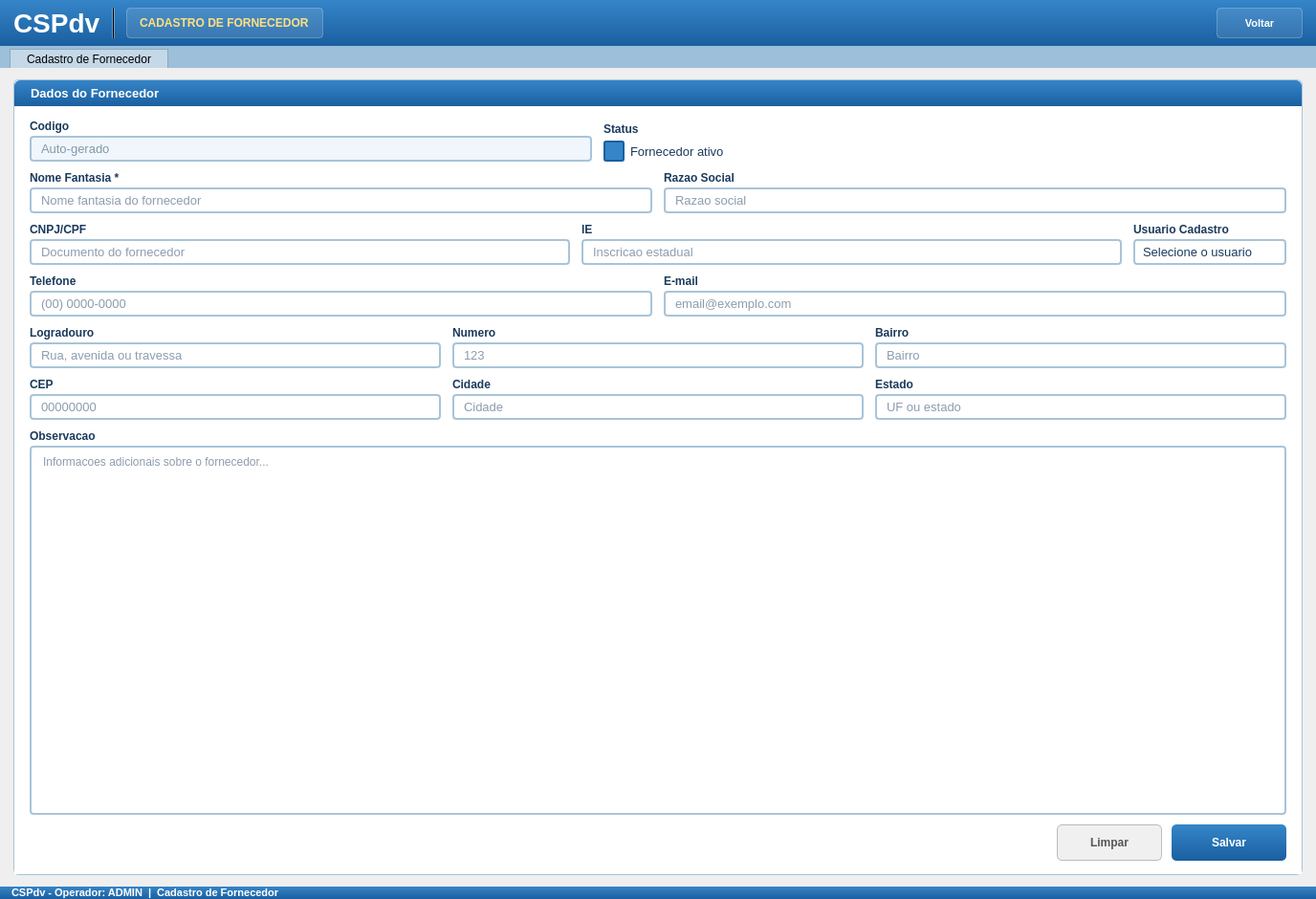
<?xml version="1.0" encoding="UTF-8"?>
<ui version="4.0">
 <class>CadastroFornecedor</class>
 <widget class="QWidget" name="CadastroFornecedor">
  <property name="geometry">
   <rect>
    <x>0</x>
    <y>0</y>
    <width>1376</width>
    <height>940</height>
   </rect>
  </property>
  <property name="windowTitle">
   <string>CSPdv - Cadastro de Fornecedor</string>
  </property>
  <property name="styleSheet">
   <string notr="true">QWidget { font-family: Arial; }</string>
  </property>
  <layout class="QVBoxLayout" name="mainVLayout">
   <property name="spacing"><number>0</number></property>
   <property name="leftMargin"><number>0</number></property>
   <property name="topMargin"><number>0</number></property>
   <property name="rightMargin"><number>0</number></property>
   <property name="bottomMargin"><number>0</number></property>
   <item>
    <widget class="QFrame" name="frameHeader">
     <property name="styleSheet"><string notr="true">QFrame#frameHeader { background: qlineargradient(x1:0, y1:0, x2:0, y2:1, stop:0 #3585c8, stop:1 #1a5fa0); }</string></property>
     <layout class="QHBoxLayout" name="headerHLayout">
      <property name="spacing"><number>12</number></property>
      <property name="leftMargin"><number>14</number></property>
      <property name="topMargin"><number>8</number></property>
      <property name="rightMargin"><number>14</number></property>
      <property name="bottomMargin"><number>8</number></property>
      <item><widget class="QLabel" name="lblLogo"><property name="styleSheet"><string notr="true">color: white; font-size: 28px; font-weight: bold;</string></property><property name="text"><string>CSPdv</string></property></widget></item>
      <item><widget class="QFrame" name="frameSepHeader"><property name="styleSheet"><string notr="true">background-color: rgba(255,255,255,80);</string></property><property name="frameShape"><enum>QFrame::VLine</enum></property></widget></item>
      <item><widget class="QLabel" name="lblBadge"><property name="styleSheet"><string notr="true">QLabel { background-color: rgba(255,255,255,30); color: #ffe080; font-size: 12px; font-weight: bold; border: 1px solid rgba(255,255,255,60); border-radius: 4px; padding: 3px 10px; }</string></property><property name="text"><string>CADASTRO DE FORNECEDOR</string></property></widget></item>
      <item><spacer name="headerSpacer"><property name="orientation"><enum>Qt::Horizontal</enum></property><property name="sizeHint" stdset="0"><size><width>40</width><height>10</height></size></property></spacer></item>
      <item><widget class="QPushButton" name="btnVoltar"><property name="minimumSize"><size><width>90</width><height>32</height></size></property><property name="styleSheet"><string notr="true">QPushButton { background-color: rgba(255,255,255,25); color: white; font-size: 11px; font-weight: bold; border: 1px solid rgba(255,255,255,60); border-radius: 4px; padding: 4px 12px; } QPushButton:hover { background-color: rgba(255,255,255,40); } QPushButton:pressed { background-color: rgba(255,255,255,15); }</string></property><property name="text"><string>Voltar</string></property></widget></item>
     </layout>
    </widget>
   </item>
   <item>
    <widget class="QFrame" name="frameTabBar">
     <property name="styleSheet"><string notr="true">QFrame#frameTabBar { background-color: #9dbfda; }</string></property>
     <layout class="QHBoxLayout" name="tabHLayout">
      <property name="leftMargin"><number>10</number></property>
      <property name="topMargin"><number>3</number></property>
      <property name="rightMargin"><number>0</number></property>
      <property name="bottomMargin"><number>0</number></property>
      <item><widget class="QLabel" name="lblTabCadFornecedor"><property name="styleSheet"><string notr="true">QLabel { background-color: #c4d8e8; border: 1px solid #8aaabb; border-bottom: none; padding: 1px 14px; font-size: 12px; }</string></property><property name="text"><string>Cadastro de Fornecedor</string></property></widget></item>
      <item><spacer name="tabSpacer"><property name="orientation"><enum>Qt::Horizontal</enum></property><property name="sizeHint" stdset="0"><size><width>40</width><height>20</height></size></property></spacer></item>
     </layout>
    </widget>
   </item>
   <item>
    <layout class="QHBoxLayout" name="conteudoHLayout">
     <property name="spacing"><number>12</number></property>
     <property name="leftMargin"><number>14</number></property>
     <property name="topMargin"><number>12</number></property>
     <property name="rightMargin"><number>14</number></property>
     <property name="bottomMargin"><number>12</number></property>
     <item>
      <widget class="QFrame" name="frameFormulario">
       <property name="styleSheet"><string notr="true">QFrame#frameFormulario { background-color: #ffffff; border: 1px solid #a8c4d8; border-radius: 6px; }</string></property>
       <layout class="QVBoxLayout" name="formularioVLayout">
        <property name="spacing"><number>0</number></property>
        <property name="leftMargin"><number>0</number></property>
        <property name="topMargin"><number>0</number></property>
        <property name="rightMargin"><number>0</number></property>
        <property name="bottomMargin"><number>0</number></property>
        <item><widget class="QLabel" name="lblFormTitle"><property name="styleSheet"><string notr="true">QLabel { background: qlineargradient(x1:0, y1:0, x2:0, y2:1, stop:0 #3585c8, stop:1 #1a5fa0); color: white; font-size: 13px; font-weight: bold; padding: 6px 14px; border-top-left-radius: 6px; border-top-right-radius: 6px; }</string></property><property name="text"><string>Dados do Fornecedor</string></property></widget></item>
        <item>
         <widget class="QFrame" name="frameCampos">
          <property name="styleSheet"><string notr="true">QFrame#frameCampos { background-color: #ffffff; }</string></property>
          <layout class="QVBoxLayout" name="camposVLayout">
           <property name="spacing"><number>10</number></property>
           <property name="leftMargin"><number>16</number></property>
           <property name="topMargin"><number>14</number></property>
           <property name="rightMargin"><number>16</number></property>
           <property name="bottomMargin"><number>14</number></property>
           <item><layout class="QHBoxLayout" name="row0HLayout"><property name="spacing"><number>12</number></property><item><layout class="QVBoxLayout" name="colCodigoVLayout"><property name="spacing"><number>3</number></property><item><widget class="QLabel" name="lblCodigo"><property name="styleSheet"><string notr="true">font-size:12px; font-weight:bold; color:#1a3a5c;</string></property><property name="text"><string>Codigo</string></property></widget></item><item><widget class="QLineEdit" name="lineEditCodigo"><property name="styleSheet"><string notr="true">QLineEdit { background-color: #f0f6fc; border: 2px solid #a8c4d8; border-radius: 4px; font-size: 13px; color: #1a3a5c; padding: 3px 8px; } QLineEdit:focus { border-color: #3585c8; background-color: #ffffff; }</string></property><property name="readOnly"><bool>true</bool></property><property name="placeholderText"><string>Auto-gerado</string></property></widget></item></layout></item><item><layout class="QVBoxLayout" name="colStatusVLayout"><property name="spacing"><number>3</number></property><item><widget class="QLabel" name="lblStatus"><property name="styleSheet"><string notr="true">font-size:12px; font-weight:bold; color:#1a3a5c;</string></property><property name="text"><string>Status</string></property></widget></item><item><widget class="QCheckBox" name="checkBoxAtivo"><property name="styleSheet"><string notr="true">QCheckBox{font-size:13px;color:#1a3a5c;spacing:6px;}QCheckBox::indicator{width:18px;height:18px;border:2px solid #a8c4d8;border-radius:3px;background:#ffffff;}QCheckBox::indicator:checked{background-color:#3585c8;border-color:#1a5fa0;}</string></property><property name="text"><string>Fornecedor ativo</string></property><property name="checked"><bool>true</bool></property></widget></item></layout></item><item><spacer name="row0Spacer"><property name="orientation"><enum>Qt::Horizontal</enum></property><property name="sizeHint" stdset="0"><size><width>40</width><height>20</height></size></property></spacer></item></layout></item>
           <item><layout class="QHBoxLayout" name="row1HLayout"><property name="spacing"><number>12</number></property><item><layout class="QVBoxLayout" name="colNomeFantasiaVLayout"><property name="spacing"><number>3</number></property><item><widget class="QLabel" name="lblNomeFantasia"><property name="styleSheet"><string notr="true">font-size:12px; font-weight:bold; color:#1a3a5c;</string></property><property name="text"><string>Nome Fantasia *</string></property></widget></item><item><widget class="QLineEdit" name="lineEditNomeFantasia"><property name="styleSheet"><string notr="true">QLineEdit{background-color:#ffffff;border:2px solid #a8c4d8;border-radius:4px;font-size:13px;color:#1a3a5c;padding:3px 8px;}QLineEdit:focus{border-color:#3585c8;}</string></property><property name="placeholderText"><string>Nome fantasia do fornecedor</string></property></widget></item></layout></item><item><layout class="QVBoxLayout" name="colRazaoSocialVLayout"><property name="spacing"><number>3</number></property><item><widget class="QLabel" name="lblRazaoSocial"><property name="styleSheet"><string notr="true">font-size:12px; font-weight:bold; color:#1a3a5c;</string></property><property name="text"><string>Razao Social</string></property></widget></item><item><widget class="QLineEdit" name="lineEditRazaoSocial"><property name="styleSheet"><string notr="true">QLineEdit{background-color:#ffffff;border:2px solid #a8c4d8;border-radius:4px;font-size:13px;color:#1a3a5c;padding:3px 8px;}QLineEdit:focus{border-color:#3585c8;}</string></property><property name="placeholderText"><string>Razao social</string></property></widget></item></layout></item></layout></item>
           <item><layout class="QHBoxLayout" name="row2HLayout"><property name="spacing"><number>12</number></property><item><layout class="QVBoxLayout" name="colDocVLayout"><property name="spacing"><number>3</number></property><item><widget class="QLabel" name="lblCnpjCpf"><property name="styleSheet"><string notr="true">font-size:12px; font-weight:bold; color:#1a3a5c;</string></property><property name="text"><string>CNPJ/CPF</string></property></widget></item><item><widget class="QLineEdit" name="lineEditCnpjCpf"><property name="styleSheet"><string notr="true">QLineEdit{background-color:#ffffff;border:2px solid #a8c4d8;border-radius:4px;font-size:13px;color:#1a3a5c;padding:3px 8px;}QLineEdit:focus{border-color:#3585c8;}</string></property><property name="placeholderText"><string>Documento do fornecedor</string></property></widget></item></layout></item><item><layout class="QVBoxLayout" name="colIeVLayout"><property name="spacing"><number>3</number></property><item><widget class="QLabel" name="lblIe"><property name="styleSheet"><string notr="true">font-size:12px; font-weight:bold; color:#1a3a5c;</string></property><property name="text"><string>IE</string></property></widget></item><item><widget class="QLineEdit" name="lineEditIe"><property name="styleSheet"><string notr="true">QLineEdit{background-color:#ffffff;border:2px solid #a8c4d8;border-radius:4px;font-size:13px;color:#1a3a5c;padding:3px 8px;}QLineEdit:focus{border-color:#3585c8;}</string></property><property name="placeholderText"><string>Inscricao estadual</string></property></widget></item></layout></item><item><layout class="QVBoxLayout" name="colUsuarioCadastroVLayout"><property name="spacing"><number>3</number></property><item><widget class="QLabel" name="lblUsuarioCadastro"><property name="styleSheet"><string notr="true">font-size:12px; font-weight:bold; color:#1a3a5c;</string></property><property name="text"><string>Usuario Cadastro</string></property></widget></item><item><widget class="QComboBox" name="comboUsuarioCadastro"><property name="styleSheet"><string notr="true">QComboBox{background-color:#ffffff;border:2px solid #a8c4d8;border-radius:4px;font-size:13px;color:#1a3a5c;padding:3px 8px;}QComboBox:focus{border-color:#3585c8;}QComboBox::drop-down{border:none;width:24px;}QComboBox QAbstractItemView{background-color:#ffffff;border:1px solid #a8c4d8;selection-background-color:#3585c8;selection-color:white;font-size:13px;}</string></property><item><property name="text"><string>Selecione o usuario</string></property></item></widget></item></layout></item></layout></item>
           <item><layout class="QHBoxLayout" name="row3HLayout"><property name="spacing"><number>12</number></property><item><layout class="QVBoxLayout" name="colTelefoneVLayout"><property name="spacing"><number>3</number></property><item><widget class="QLabel" name="lblTelefone"><property name="styleSheet"><string notr="true">font-size:12px; font-weight:bold; color:#1a3a5c;</string></property><property name="text"><string>Telefone</string></property></widget></item><item><widget class="QLineEdit" name="lineEditTelefone"><property name="styleSheet"><string notr="true">QLineEdit{background-color:#ffffff;border:2px solid #a8c4d8;border-radius:4px;font-size:13px;color:#1a3a5c;padding:3px 8px;}QLineEdit:focus{border-color:#3585c8;}</string></property><property name="placeholderText"><string>(00) 0000-0000</string></property></widget></item></layout></item><item><layout class="QVBoxLayout" name="colEmailVLayout"><property name="spacing"><number>3</number></property><item><widget class="QLabel" name="lblEmail"><property name="styleSheet"><string notr="true">font-size:12px; font-weight:bold; color:#1a3a5c;</string></property><property name="text"><string>E-mail</string></property></widget></item><item><widget class="QLineEdit" name="lineEditEmail"><property name="styleSheet"><string notr="true">QLineEdit{background-color:#ffffff;border:2px solid #a8c4d8;border-radius:4px;font-size:13px;color:#1a3a5c;padding:3px 8px;}QLineEdit:focus{border-color:#3585c8;}</string></property><property name="placeholderText"><string>email@exemplo.com</string></property></widget></item></layout></item></layout></item>
           <item><layout class="QHBoxLayout" name="row4HLayout"><property name="spacing"><number>12</number></property><item><layout class="QVBoxLayout" name="colLogradouroVLayout"><property name="spacing"><number>3</number></property><item><widget class="QLabel" name="lblLogradouro"><property name="styleSheet"><string notr="true">font-size:12px; font-weight:bold; color:#1a3a5c;</string></property><property name="text"><string>Logradouro</string></property></widget></item><item><widget class="QLineEdit" name="lineEditLogradouro"><property name="styleSheet"><string notr="true">QLineEdit{background-color:#ffffff;border:2px solid #a8c4d8;border-radius:4px;font-size:13px;color:#1a3a5c;padding:3px 8px;}QLineEdit:focus{border-color:#3585c8;}</string></property><property name="placeholderText"><string>Rua, avenida ou travessa</string></property></widget></item></layout></item><item><layout class="QVBoxLayout" name="colNumeroVLayout"><property name="spacing"><number>3</number></property><item><widget class="QLabel" name="lblNumero"><property name="styleSheet"><string notr="true">font-size:12px; font-weight:bold; color:#1a3a5c;</string></property><property name="text"><string>Numero</string></property></widget></item><item><widget class="QLineEdit" name="lineEditNumero"><property name="styleSheet"><string notr="true">QLineEdit{background-color:#ffffff;border:2px solid #a8c4d8;border-radius:4px;font-size:13px;color:#1a3a5c;padding:3px 8px;}QLineEdit:focus{border-color:#3585c8;}</string></property><property name="placeholderText"><string>123</string></property></widget></item></layout></item><item><layout class="QVBoxLayout" name="colBairroVLayout"><property name="spacing"><number>3</number></property><item><widget class="QLabel" name="lblBairro"><property name="styleSheet"><string notr="true">font-size:12px; font-weight:bold; color:#1a3a5c;</string></property><property name="text"><string>Bairro</string></property></widget></item><item><widget class="QLineEdit" name="lineEditBairro"><property name="styleSheet"><string notr="true">QLineEdit{background-color:#ffffff;border:2px solid #a8c4d8;border-radius:4px;font-size:13px;color:#1a3a5c;padding:3px 8px;}QLineEdit:focus{border-color:#3585c8;}</string></property><property name="placeholderText"><string>Bairro</string></property></widget></item></layout></item></layout></item>
           <item><layout class="QHBoxLayout" name="row5HLayout"><property name="spacing"><number>12</number></property><item><layout class="QVBoxLayout" name="colCepVLayout"><property name="spacing"><number>3</number></property><item><widget class="QLabel" name="lblCep"><property name="styleSheet"><string notr="true">font-size:12px; font-weight:bold; color:#1a3a5c;</string></property><property name="text"><string>CEP</string></property></widget></item><item><widget class="QLineEdit" name="lineEditCep"><property name="styleSheet"><string notr="true">QLineEdit{background-color:#ffffff;border:2px solid #a8c4d8;border-radius:4px;font-size:13px;color:#1a3a5c;padding:3px 8px;}QLineEdit:focus{border-color:#3585c8;}</string></property><property name="maxLength"><number>8</number></property><property name="placeholderText"><string>00000000</string></property></widget></item></layout></item><item><layout class="QVBoxLayout" name="colCidadeVLayout"><property name="spacing"><number>3</number></property><item><widget class="QLabel" name="lblCidade"><property name="styleSheet"><string notr="true">font-size:12px; font-weight:bold; color:#1a3a5c;</string></property><property name="text"><string>Cidade</string></property></widget></item><item><widget class="QLineEdit" name="lineEditCidade"><property name="styleSheet"><string notr="true">QLineEdit{background-color:#ffffff;border:2px solid #a8c4d8;border-radius:4px;font-size:13px;color:#1a3a5c;padding:3px 8px;}QLineEdit:focus{border-color:#3585c8;}</string></property><property name="placeholderText"><string>Cidade</string></property></widget></item></layout></item><item><layout class="QVBoxLayout" name="colEstadoVLayout"><property name="spacing"><number>3</number></property><item><widget class="QLabel" name="lblEstado"><property name="styleSheet"><string notr="true">font-size:12px; font-weight:bold; color:#1a3a5c;</string></property><property name="text"><string>Estado</string></property></widget></item><item><widget class="QLineEdit" name="lineEditEstado"><property name="styleSheet"><string notr="true">QLineEdit{background-color:#ffffff;border:2px solid #a8c4d8;border-radius:4px;font-size:13px;color:#1a3a5c;padding:3px 8px;}QLineEdit:focus{border-color:#3585c8;}</string></property><property name="placeholderText"><string>UF ou estado</string></property></widget></item></layout></item></layout></item>
           <item><layout class="QVBoxLayout" name="colObsVLayout"><property name="spacing"><number>3</number></property><item><widget class="QLabel" name="lblObservacao"><property name="styleSheet"><string notr="true">font-size:12px; font-weight:bold; color:#1a3a5c;</string></property><property name="text"><string>Observacao</string></property></widget></item><item><widget class="QPlainTextEdit" name="plainTextObservacao"><property name="styleSheet"><string notr="true">QPlainTextEdit{background-color:#ffffff;border:2px solid #a8c4d8;border-radius:4px;font-size:12px;color:#1a3a5c;padding:4px 8px;}QPlainTextEdit:focus{border-color:#3585c8;}</string></property><property name="placeholderText"><string>Informacoes adicionais sobre o fornecedor...</string></property></widget></item></layout></item>
           <item><layout class="QHBoxLayout" name="botoesHLayout"><property name="spacing"><number>10</number></property><item><spacer name="btnSpacer"><property name="orientation"><enum>Qt::Horizontal</enum></property><property name="sizeHint" stdset="0"><size><width>40</width><height>10</height></size></property></spacer></item><item><widget class="QPushButton" name="btnLimpar"><property name="minimumSize"><size><width>110</width><height>38</height></size></property><property name="styleSheet"><string notr="true">QPushButton{background-color:#f0f0f0;color:#555555;font-size:12px;font-weight:bold;border:1px solid #bbbbbb;border-radius:5px;padding:5px 14px;}QPushButton:hover{background-color:#e0e0e0;}QPushButton:pressed{background-color:#cccccc;}</string></property><property name="text"><string>Limpar</string></property></widget></item><item><widget class="QPushButton" name="btnSalvar"><property name="minimumSize"><size><width>120</width><height>38</height></size></property><property name="styleSheet"><string notr="true">QPushButton{background:qlineargradient(x1:0,y1:0,x2:0,y2:1,stop:0 #3585c8,stop:1 #1a5fa0);color:white;font-size:12px;font-weight:bold;border:none;border-radius:5px;padding:5px 14px;}QPushButton:hover{background:#2a74b8;}QPushButton:pressed{background:#1a5fa0;}</string></property><property name="text"><string>Salvar</string></property><property name="shortcut"><string>Return</string></property></widget></item></layout></item>
          </layout>
         </widget>
        </item>
       </layout>
      </widget>
     </item>
    </layout>
   </item>
   <item>
    <widget class="QFrame" name="frameStatusBar">
     <property name="styleSheet"><string notr="true">QFrame#frameStatusBar {background: qlineargradient(x1:0, y1:0, x2:0, y2:1, stop:0 #3585c8, stop:1 #1a5fa0);}</string></property>
     <layout class="QHBoxLayout" name="statusHLayout">
      <property name="leftMargin"><number>12</number></property>
      <property name="topMargin"><number>0</number></property>
      <property name="rightMargin"><number>12</number></property>
      <property name="bottomMargin"><number>0</number></property>
      <item><widget class="QLabel" name="lblStatusBar"><property name="styleSheet"><string notr="true">color: white; font-size: 11px; font-weight: bold;</string></property><property name="text"><string>CSPdv - Operador: ADMIN  |  Cadastro de Fornecedor</string></property></widget></item>
      <item><spacer name="statusSpacer"><property name="orientation"><enum>Qt::Horizontal</enum></property><property name="sizeHint" stdset="0"><size><width>40</width><height>10</height></size></property></spacer></item>
     </layout>
    </widget>
   </item>
  </layout>
 </widget>
 <resources/>
 <connections/>
</ui>
